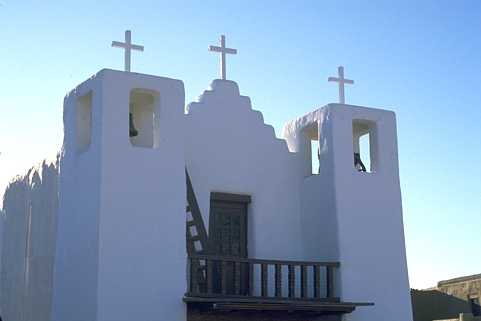
#> input picture 06-Segmentation/Answer/BSDS_tiny/24063.jpg, 481 x 321 px
$ jupyter execute --allow-errors Untitled0.ipynb   (shell and % lines are left out)   (older library calls are emulated)
#> lines starting #> are read from the running program, lines starting #| are printed output that depends on the picture; after the words box and inside, x2 and y2 are one past the last pixel; in counts of white or black regions, pixels touching at a corner belong together
[cell 1]
%pylab inline
from skimage import io, color
filename = "./BSDS_tiny/24063.jpg"
rgb = io.imread(filename)
#> rgb is the input picture: shape (321, 481, 3); mean R, G, B 136.3, 161.1, 188.3
lab = color.rgb2lab(rgb)
#> lab: shape (321, 481, 3) float64; mean of channels 0, 1, 2 64.5, -1.8, -16.8
print(rgb.shape)
#| (321, 481, 3)
print(lab.shape)
#| (321, 481, 3)

#try to visualize lab image
plt.imshow(lab) # ???
plt.show()

def debugImg(rawData):
  import cv2
  toShow = np.zeros((rawData.shape), dtype=np.uint8)
  cv2.normalize(rawData, toShow, alpha=0, beta=255, norm_type=cv2.NORM_MINMAX, dtype=cv2.CV_8U)
#> toShow: shape (321, 481, 3); mean of channels 0, 1, 2 190.8, 70.9, 43.7
  # cv2.imwrite('name', toShow)
  plt.imshow(toShow)
  plt.show()

debugImg(lab) #Different enough?

[cell 2]
print(lab.shape[0])
#| 321

[cell 3]
#Veamos el maximo de luminosidad
maximo=0
for i in range(lab.shape[0]):
    for j in range(lab.shape[1]):
        maximo=max(maximo,lab[i][j][0])
print(maximo)

[cell 4]
#Veamos el maximo de a
maximo=0
for i in range(lab.shape[0]):
    for j in range(lab.shape[1]):
        maximo=max(maximo,lab[i][j][1])
print(maximo)

[cell 5]
#Veamos el maximo de b
maximo=0
for i in range(lab.shape[0]):
    for j in range(lab.shape[1]):
        maximo=max(maximo,lab[i][j][2])
print(maximo)

[cell 6]
#Veamos el minimo de a
minimo=0
for i in range(lab.shape[0]):
    for j in range(lab.shape[1]):
        minimo=min(minimo,lab[i][j][1])
print(minimo)

[cell 7]
#Veamos el minimo de b
minimo=0
for i in range(lab.shape[0]):
    for j in range(lab.shape[1]):
        minimo=min(minimo,lab[i][j][2])
print(minimo)

[cell 8]
#L va de 0 a 100
#a,b van de -128 a 128

[cell 9]
from sklearn.cluster import KMeans

#> (a cell that did not finish here is left out)

[cell 11]
from sklearn.mixture import GaussianMixture

#> (a cell that did not finish here is left out)

[cell 13]
def rgb2gray(rgb):
    r, g, b = rgb[:,:,0], rgb[:,:,1], rgb[:,:,2]
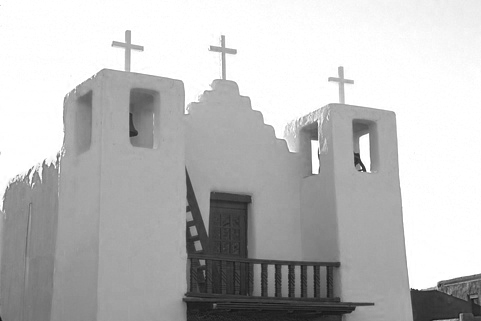
#> b: shape (321, 481); min 17, max 255, mean 188.3
    gray = 0.2989 * r + 0.5870 * g + 0.1140 * b
    for i in range(gray.shape[0]):
        for j in range(gray.shape[1]):
            gray[i][j]=min(255,int(gray[i][j]))
    return gray

from skimage import io, color

filename = "./BSDS_tiny/24063.jpg"
Imagen=io.imread(filename)
#Tambien obtenemos la imagen a blanco y negro
Imagenbn=rgb2gray(Imagen)
#Ahora vamos a representar cada pixel en el espacio rgb mas intensidad, para ello tenemos la lista vectores con todos los vectores
vectores=[]
for i in range(Imagen.shape[0]):
    for j in range(Imagen.shape[1]):
        #aux es el vector de representacion del pixel,va asi, r,g,b,Intensidad
        aux=[Imagen[i][j][0],Imagen[i][j][1],Imagen[i][j][2],Imagenbn[i][j]]
        vectores.append(aux)
#> after the loop, vectores = 154401 items
#Ahora que tenemos los puntos pasamos a hacer gmm
gmm=GaussianMixture(n_components=2).fit(np.array(vectores))

[cell 14]
map=gmm.predict(np.array(vectores))

[cell 15]
import cv2
filename = "./BSDS_tiny/108005.jpg"
Imagen=cv2.imread(filename)
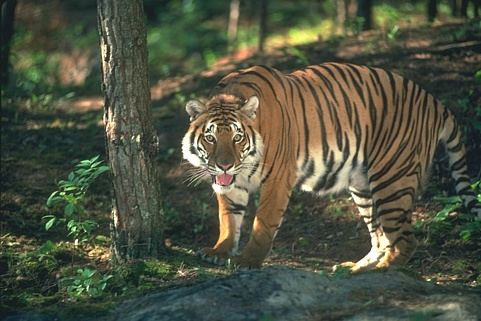
#> input picture 06-Segmentation/Answer/BSDS_tiny/108005.jpg, 481 x 321 px
#> Imagen is the input picture: shape (321, 481, 3); mean B, G, R 65.1, 83.5, 79.2
#Tambien obtenemos la imagen a blanco y negro
Imagenbn= cv2.cvtColor(Imagen,cv2.COLOR_BGR2GRAY)
print(Imagenbn)
#> (printed output is left out)

[cell 16]
#Binarizamos la imagen
ret, thresh = cv2.threshold(Imagenbn,0,255,cv2.THRESH_BINARY_INV+cv2.THRESH_OTSU)
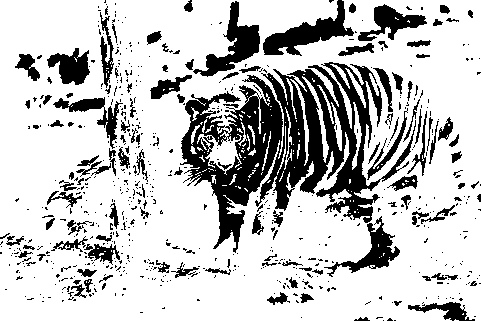
#> thresh: shape (321, 481); 76.8% white; 663 black regions (545 under 20 px), largest, box (x1, y1, x2, y2) and area: (180, 62, 416, 253) 16938, (263, 0, 354, 56) 1805, (193, 1, 260, 77) 1657
#> ret = 100

[cell 17]
# noise removal
kernel = np.ones((3,3),np.uint8)
opening = cv2.morphologyEx(thresh,cv2.MORPH_OPEN,kernel, iterations = 2)
#> opening: shape (321, 481); 67.7% white; 174 black regions (122 under 20 px), largest, box (x1, y1, x2, y2) and area: (150, 0, 453, 278) 34873, (42, 93, 151, 214) 3792, (51, 199, 135, 301) 2604

# sure background area
sure_bg = cv2.dilate(opening,kernel,iterations=3)
#> sure_bg: shape (321, 481); 83.8% white; 46 black regions (20 under 20 px), largest, box (x1, y1, x2, y2) and area: (182, 66, 387, 236) 16993, (209, 0, 349, 73) 1970, (388, 109, 449, 161) 895

# Finding sure foreground area
dist_transform = cv2.distanceTransform(opening,cv2.DIST_L2,5)
ret, sure_fg = cv2.threshold(dist_transform,0.7*dist_transform.max(),255,0)
#> sure_fg: shape (321, 481) float32; 0.57% white; 2 white regions (1 under 20 px), largest, box (x1, y1, x2, y2) and area: (0, 0, 59, 18) 869
#> ret = 40.42

# Finding unknown region
sure_fg = np.uint8(sure_fg)
unknown = cv2.subtract(sure_bg,sure_fg)
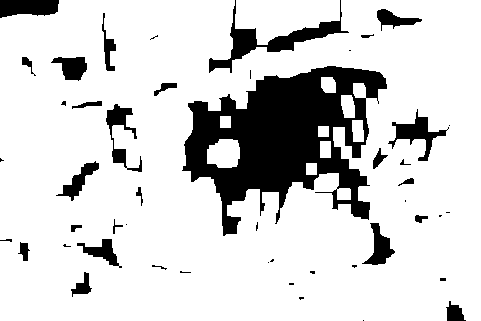
#> unknown: shape (321, 481); 83.2% white; 48 black regions (21 under 20 px), largest, box (x1, y1, x2, y2) and area: (182, 66, 387, 236) 16993, (209, 0, 349, 73) 1970, (388, 109, 449, 161) 895

[cell 18]
# Marker labelling
ret, markers = cv2.connectedComponents(sure_fg)
#> markers: shape (321, 481) int32; 3 distinct labels, from 0 to 2
#> ret = 3

# Add one to all labels so that sure background is not 0, but 1
markers = markers+1
#> markers: shape (321, 481) int32; 3 distinct labels, from 1 to 3

# Now, mark the region of unknown with zero
markers[unknown==255] = 0
#> markers: shape (321, 481) int32; 4 distinct labels, from 0 to 3
print(type(markers[0][0]))
#| <class 'numpy.int32'>

[cell 19]
markers = cv2.watershed(Imagen,markers)
#> markers: shape (321, 481) int32; 4 distinct labels, from -1 to 3
Imagen[markers == -1] = [255,0,0]
#> Imagen: shape (321, 481, 3); 1.57% of pixels changed, all inside (x1, y1, x2, y2) = (0, 0, 481, 321)

[cell 20]
figure()
imshow(Imagen,cmap='gray')
show()

[cell 21]
figure()
imshow(markers,cmap='inferno')
show()

[cell 22]
from random import randint
#Este metodo de colocar marcadores no parece muy bueno. Generemos unos marcadores a manos
markers=np.zeros((Imagen.shape[0],Imagen.shape[1]),int32)
#Generamos tres puntos aleatorios
punto1=[randint(0,Imagen.shape[0]-1),randint(0,Imagen.shape[1]-1)]
#> punto1 = [197, 388]
punto2=[randint(0,Imagen.shape[0]-1),randint(0,Imagen.shape[1]-1)]
#> punto2 = [215, 20]

[cell 23]
print(punto1)
#| [197, 388]

[cell 24]
#Ahora a cada uno de los puntos aleatorios les asigno un marcador diferente y vemos que pasa
markers[punto1[0]][punto1[1]]=1
markers[punto2[0]][punto2[1]]=2
for i in range(markers.shape[0]):
    for j in range(markers.shape[1]):
        markers[i][j]=int(markers[i][j])

print(type(markers[0][0]))

[cell 25]
filename = "./BSDS_tiny/108005.jpg"
Imagen=cv2.imread(filename)
markers = cv2.watershed(Imagen,markers)
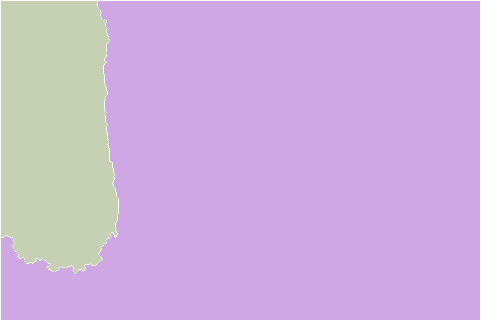
#> markers: shape (321, 481) int32; 3 distinct labels, from -1 to 2; one colour per label, 0 black, -1 white

[cell 26]
figure()
imshow(markers,cmap='inferno')
show()

[cell 27]
A=Imagen
matrizmi=np.zeros((A.shape[0],A.shape[1]),int)

[cell 28]
A=np.array([[1,2,3],[4,5,6],[7,8,9],[10,11,12]])
for i in range(1,A.shape[0]-1):
    for j in range(1,A.shape[1]-1):
        print(A[i][j])

[cell 29]
def minimolocal(A):
    matrizmi=np.zeros((A.shape[0],A.shape[1]),int)
    #Empezamos mirando la esquina superior izquierda
    if A[0][0]<A[0][1] and A[0][0]<A[1][0] and A[0][0]<A[1][1]:
        matrizmi[0][0]=1
    #Ahora vemos la esquina superior derecha
    if A[0][A.shape[1]-1]<A[0][A.shape[1]-2] and A[0][A.shape[1]-1]<A[1][A.shape[1]-1] and A[0][A.shape[1]-1]<A[1][A.shape[1]-2]:
        matrizmi[0][A.shape[1]-1]=1
    #Ahora vemos la esquina inferior izquierda
    if A[A.shape[0]-1][0]<A[A.shape[0]-1][1] and A[A.shape[0]-1][0]<A[A.shape[0]-2][0] and A[A.shape[0]-1][0]<A[A.shape[0]-2][1]:
        matrizmi[A.shape[0]-1][0]=1
    #Ahora vemos la esquina inferior derecha
    if A[A.shape[0]-1][A.shape[1]-1]<A[A.shape[0]-1][A.shape[1]-2] and A[A.shape[0]-1][A.shape[1]-1]<A[A.shape[0]-2][A.shape[1]-1] and A[A.shape[0]-1][A.shape[1]-1]<A[A.shape[0]-2][A.shape[1]-2]:
        matrizmi[A.shape[0]-1][A.shape[1]-1]=1
    #Ahora vemos la fila superior
    for j in range(1,A.shape[1]-1):
        if A[0][j]<A[0][j-1] and A[0][j]<A[0][j+1] and A[0][j]<A[1][j] and A[0][j]<A[1][j+1] and A[0][j]<A[1][j-1]:
            matrizmi[0][j]=1
#> matrizmi: shape (321, 481) int64; values 0 (black) and 1 (white), 0.03% white in thin lines or dots
    #Ahora vemos la fila inferior
    for j in range(1,A.shape[1]-1):
        if A[A.shape[0]-1][j]<A[A.shape[0]-1][j-1] and A[A.shape[0]-1][j]<A[A.shape[0]-1][j+1] and A[A.shape[0]-1][j]<A[A.shape[0]-2][j] and A[A.shape[0]-1][j]<A[A.shape[0]-2][j+1] and A[A.shape[0]-1][j]<A[A.shape[0]-2][j-1]:
            matrizmi[A.shape[0]-1][j]=1
#> matrizmi: shape (321, 481) int64; values 0 (black) and 1 (white), 0.05% white in thin lines or dots
    #Ahora la columna izquierda
    for i in range(1,A.shape[0]-1):
        if A[i][0]<A[i][1] and A[i][0]<A[i-1][0] and A[i][0]<A[i+1][0] and A[i][0]<A[i-1][1] and A[i][0]<A[i+1][1]:
            matrizmi[i][0]=1
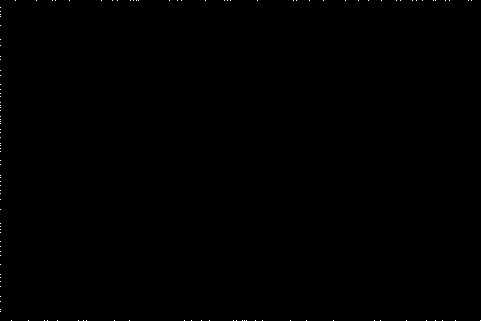
#> matrizmi: shape (321, 481) int64; values 0 (black) and 1 (white), 0.08% white in thin lines or dots
    #Ahora la columna derecha
    for i in range(1,A.shape[0]-1):
        if A[i][A.shape[1]-1]<A[i][A.shape[1]-2] and A[i][A.shape[1]-1]<A[i-1][A.shape[1]-1] and A[i][A.shape[1]-1]<A[i+1][A.shape[1]-1] and A[i][A.shape[1]-1]<A[i-1][A.shape[1]-2] and A[i][A.shape[1]-1]<A[i+1][A.shape[1]-2]:
            matrizmi[i][A.shape[1]-1]=1
#> matrizmi: shape (321, 481) int64; values 0 (black) and 1 (white), 0.1% white in thin lines or dots
    #Ahora vemos los cuadros del medio
    for i in range(1,A.shape[0]-1):
        for j in range(1,A.shape[1]-1):
            if A[i][j]<A[i][j+1] and A[i][j]<A[i][j-1] and A[i][j]<A[i+1][j] and A[i][j]<A[i-1][j] and A[i][j]<A[i-1][j+1] and A[i][j]<A[i-1][j-1] and A[i][j]<A[i+1][j+1] and A[i][j]<A[i+1][j-1]:
                matrizmi[i][j]=1
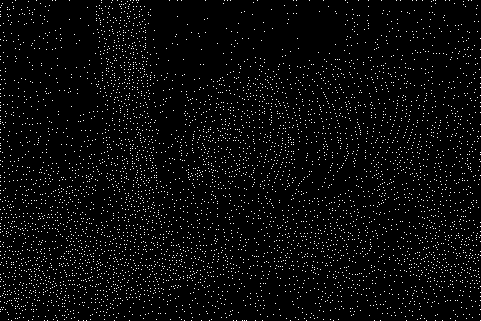
#> matrizmi: shape (321, 481) int64; values 0 (black) and 1 (white), 3.7% white in thin lines or dots

    return np.array(matrizmi)

[cell 30]
filename = "./BSDS_tiny/108005.jpg"
Imagen=cv2.imread(filename)
#Tambien obtenemos la imagen a blanco y negro
Imagenbn= cv2.cvtColor(Imagen,cv2.COLOR_BGR2GRAY)
#Watershed es ciego al color (en este caso), asi que solo voy a trabajar con la imagen a blanco y negro.
#Voy a hacer el watershed tipico en el cual cada minimo local es un punto por donde empiezo a inundar, intente poner un
#umbral para no marcar lineas divisoras de agua bajas pero no lo puede hacer en la funcion de cv2.
#Lo primero es calcular la matriz de minimos locales de la Imagen a blanco y negro.
Matrizminimos=minimolocal(Imagenbn)
#Ahora creamos la mascara de marcadores
markers=np.zeros((Imagenbn.shape[0],Imagenbn.shape[1]),np.int32)
#Ahora alteramos la matriz de marcadores de forma tal que cada minimo local tenga un entero diferente representandolo en ella, y
#aquellos que no son minimos locales sean ceros
entero=1
for i in range(Matrizminimos.shape[0]):
    for j in range(Matrizminimos.shape[1]):
        if Matrizminimos[i][j]==1:
            markers[i][j]=entero
            entero=entero+1
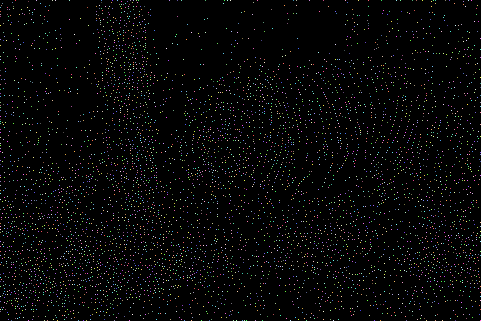
#> markers: shape (321, 481) int32; 5670 distinct labels, from 0 to 5669; one colour per label, 0 black
#> after the loop, entero = 5670


#Ahora que tenemos la matriz de marcadores hacemos watershed
segmentation = cv2.watershed(Imagen,markers)
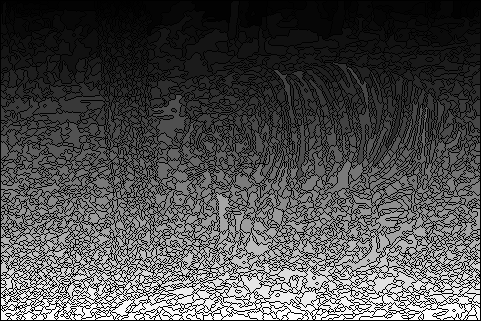
#> segmentation: shape (321, 481) int32; min -1, max 5637, mean 1746.8; drawn with min black and max white

[cell 31]
figure()
imshow(segmentation,cmap='inferno')
show()

[cell 32]
print(type(Imagen[0][0][0]))
#| <class 'numpy.uint8'>
print(type(Imagenbn[0][0]))
#| <class 'numpy.uint8'>

[cell 33]
from scipy.cluster.hierarchy import dendrogram, linkage
from scipy.cluster.hierarchy import fcluster
from PIL import Image
k=2

[cell 34]
filename = "./BSDS_tiny/24063.jpg"
Imagen=io.imread(filename)

ancho=Imagen.shape[0]
#> ancho = 321
largo=Imagen.shape[1]
#> largo = 481
Npix=10
csi0=int(ancho*0.5 +1.0 - Npix*0.5)
#> csi0 = 156
csi1=int(largo*0.5 +1.0 - Npix*0.5)
#> csi1 = 236
cid0=int(ancho*0.5 -1.0 +Npix*0.5)
#> cid0 = 164
cid1=int(largo*0.5 -1.0 +Npix*0.5)
#> cid1 = 244


Imagen=np.asarray(Image.open(filename).crop((csi0,csi1,cid0,cid1)))

#Tambien obtenemos la imagen a blanco y negro
Imagenbn=rgb2gray(Imagen)
#Ahora vamos a representar cada pixel en el espacio rgb mas intensidad, para ello tenemos la lista vectores con todos los vectores
vectores=[]
for i in range(Imagen.shape[0]):
    for j in range(Imagen.shape[1]):
        #aux es el vector de representacion del pixel,va asi, r,g,b,Intensidad
        aux=[Imagen[i][j][0],Imagen[i][j][1],Imagen[i][j][2],Imagenbn[i][j]]
        vectores.append(aux)
#> after the loop, vectores = 64 items, first 6: [117, 132, 171, 131], [117, 132, 171, 131], [118, 133, 172, 132], [119, 134, 173, 133], [116, 134, 170, 132], [116, 134, 170, 132]

[cell 35]
# generate the linkage matrix
Z = linkage(vectores, 'ward')
#> Z = 63 rows, first 6: [0, 1, 0, 2], [8, 64, 0, 3], [2, 10, 0, 2], [3, 11, 0, 2], [4, 5, 0, 2], [6, 68, 0, 3]
map=fcluster(Z, k, criterion='maxclust')
#> map = 64 values, max 2 at index 0, min 1 at index 4, mean 1.44
segmentation = map.reshape(Imagen.shape[0],Imagen.shape[1])

[cell 36]
figure()
imshow(segmentation,cmap='inferno')
show()

[cell 37]
from skimage import io, color
import numpy as np
A=io.imread(filename)
A=Image.fromarray(A)
A=A.crop((0,0,350,350))
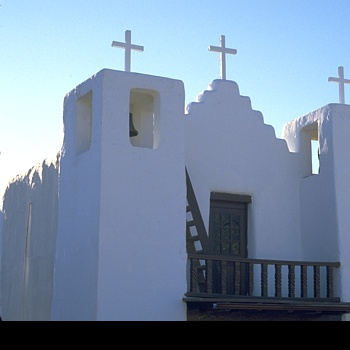
#> A: PIL image 350x350 RGB; mean R, G, B 119.4, 139.3, 162.9
print(type(A))
#| <class 'PIL.Image.Image'>

[cell 38]
def hola(x):
    if x==0:
        return 2,3

[cell 39]
a,b =hola(0)

[cell 40]
print(a)
print(b)

[cell 41]
import cv2
filename = "./BSDS_tiny/24063.jpg"
rgbImage = cv2.imread(filename)


Imagen=cv2.cvtColor(rgbImage, cv2.COLOR_BGR2LAB)
#> Imagen: shape (321, 481, 3); mean of channels 0, 1, 2 164.6, 126.2, 111.2
#En este caso cv2 ya escala los canales L,A,B para ir de 0 a 255
#Hacemos la imagen de luminosidad
Imagenbn=Imagen[:,:,0]

[cell 42]
print(Imagenbn)
#> (printed output is left out)
print(Imagen[0][2][0])
#| 221

[cell 43]
filename = "./BSDS_tiny/24063.jpg"
rgbImage = io.imread(filename)
Imagen=color.rgb2lab(rgbImage)
print(type(Imagen))
#| <class 'numpy.ndarray'>

[cell 44]
filename = "./BSDS_tiny/24063.jpg"
rgbImage = io.imread(filename)
#Imagen=color.rgb2lab(rgbImage)
Imagen=rgbImage
print(type(Imagen))
#| <class 'numpy.ndarray'>
Imagen=np.asarray(Image.fromarray(Imagen))
Imagen=color.rgb2lab(Imagen)
print(type(Imagen))
#| <class 'numpy.ndarray'>
